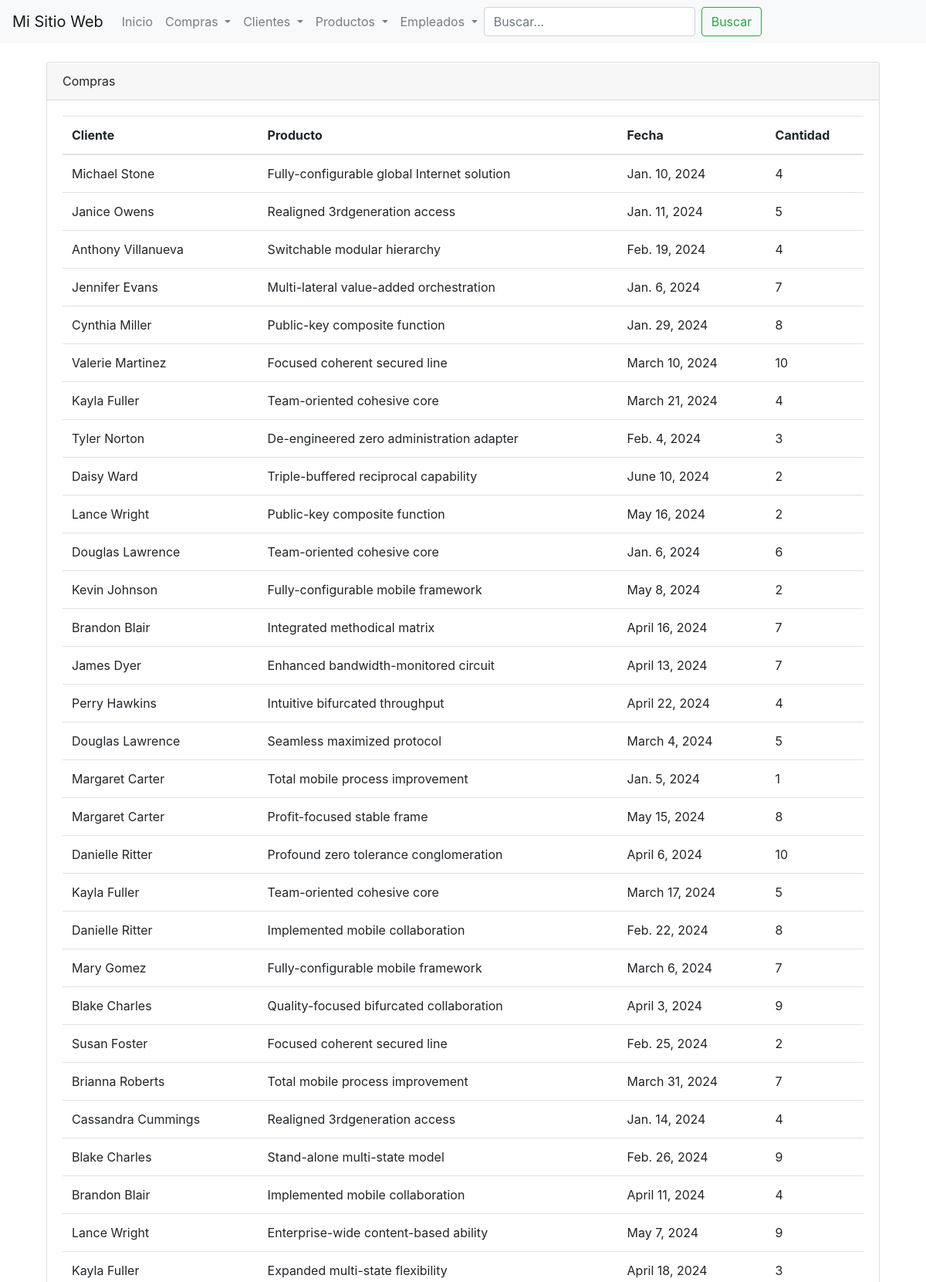
The app's page /compras/ (upper part) with its own data.
### webapp/models.py (models this page shows, shortened)
class Compra(models.Model):
    cliente = models.ForeignKey(Cliente, on_delete=models.CASCADE)
    producto = models.ForeignKey(Producto, on_delete=models.CASCADE)
    fecha = models.DateField()
    cantidad = models.IntegerField()

class Persona(models.Model):
    nombre = models.CharField(max_length=100, default='Nombre')
    apellido = models.CharField(max_length=100, default='Apellido')
    edad = models.IntegerField(default=0)
    ciudad = models.CharField(max_length=100, default='Ciudad')
    class Meta:
        abstract = True

class Cliente(Persona):
    email = models.EmailField()
    direccion = models.CharField(max_length=255, default='Direccion')
    telefono = models.CharField(max_length=20, default='0000000000')

class Producto(models.Model):
    nombre = models.CharField(max_length=100)
    descripcion = models.TextField()
    precio = models.DecimalField(max_digits=10, decimal_places=2)
    stock = models.IntegerField()

### webapp/views.py (the view)
# urls.py: path('compras/', views.lista_compras, name='lista_compras'),
def lista_compras(request):
    compras = Compra.objects.all()
    return render(request, 'webapp/lista_compras.html', {'compras': compras})

### webapp/templates/webapp/lista_compras.html (shortened to what this page needs)
{% extends 'webapp/base.html' %}
{% block content %}
<div class="container">
    <div class="card">
        <div class="card-header">
            Compras
        </div>
        <div class="card-body">
            <table class="table table-hover">
                <thead>
                    <tr>
                        <th scope="col">Cliente</th>
                        <th scope="col">Producto</th>
                        <th scope="col">Fecha</th>
                        <th scope="col">Cantidad</th>
                    </tr>
                </thead>
                <tbody>
                    {% for compra in compras %}
                    <tr>
                        <td>{{ compra.cliente.nombre }} {{ compra.cliente.apellido }}</td>
                        <td>{{ compra.producto.nombre }}</td>
                        <td>{{ compra.fecha }}</td>
                        <td>{{ compra.cantidad }}</td>
                    </tr>
                    {% endfor %}
                </tbody>
            </table>
        </div>
    </div>
</div>
{% endblock %}

### records on screen
Compra: cliente.nombre "Michael", cliente.apellido "Stone", producto.nombre "Fully-configurable global Internet solution", fecha "Jan. 10, 2024", cantidad "4"
Compra: cliente.nombre "Janice", cliente.apellido "Owens", producto.nombre "Realigned 3rdgeneration access", fecha "Jan. 11, 2024", cantidad "5"
Compra: cliente.nombre "Anthony", cliente.apellido "Villanueva", producto.nombre "Switchable modular hierarchy", fecha "Feb. 19, 2024", cantidad "4"
Compra: cliente.nombre "Jennifer", cliente.apellido "Evans", producto.nombre "Multi-lateral value-added orchestration", fecha "Jan. 6, 2024", cantidad "7"
Compra: cliente.nombre "Cynthia", cliente.apellido "Miller", producto.nombre "Public-key composite function", fecha "Jan. 29, 2024", cantidad "8"
Compra: cliente.nombre "Valerie", cliente.apellido "Martinez", producto.nombre "Focused coherent secured line", fecha "March 10, 2024", cantidad "10"
Compra: cliente.nombre "Kayla", cliente.apellido "Fuller", producto.nombre "Team-oriented cohesive core", fecha "March 21, 2024", cantidad "4"
Compra: cliente.nombre "Tyler", cliente.apellido "Norton", producto.nombre "De-engineered zero administration adapter", fecha "Feb. 4, 2024", cantidad "3"
Compra: cliente.nombre "Daisy", cliente.apellido "Ward", producto.nombre "Triple-buffered reciprocal capability", fecha "June 10, 2024", cantidad "2"
Compra: cliente.nombre "Lance", cliente.apellido "Wright", producto.nombre "Public-key composite function", fecha "May 16, 2024", cantidad "2"
Compra: cliente.nombre "Douglas", cliente.apellido "Lawrence", producto.nombre "Team-oriented cohesive core", fecha "Jan. 6, 2024", cantidad "6"
Compra: cliente.nombre "Kevin", cliente.apellido "Johnson", producto.nombre "Fully-configurable mobile framework", fecha "May 8, 2024", cantidad "2"
Compra: cliente.nombre "Brandon", cliente.apellido "Blair", producto.nombre "Integrated methodical matrix", fecha "April 16, 2024", cantidad "7"
Compra: cliente.nombre "James", cliente.apellido "Dyer", producto.nombre "Enhanced bandwidth-monitored circuit", fecha "April 13, 2024", cantidad "7"
Compra: cliente.nombre "Perry", cliente.apellido "Hawkins", producto.nombre "Intuitive bifurcated throughput", fecha "April 22, 2024", cantidad "4"
Compra: cliente.nombre "Douglas", cliente.apellido "Lawrence", producto.nombre "Seamless maximized protocol", fecha "March 4, 2024", cantidad "5"
Compra: cliente.nombre "Margaret", cliente.apellido "Carter", producto.nombre "Total mobile process improvement", fecha "Jan. 5, 2024", cantidad "1"
Compra: cliente.nombre "Margaret", cliente.apellido "Carter", producto.nombre "Profit-focused stable frame", fecha "May 15, 2024", cantidad "8"
Compra: cliente.nombre "Danielle", cliente.apellido "Ritter", producto.nombre "Profound zero tolerance conglomeration", fecha "April 6, 2024", cantidad "10"
Compra: cliente.nombre "Kayla", cliente.apellido "Fuller", producto.nombre "Team-oriented cohesive core", fecha "March 17, 2024", cantidad "5"
Compra: cliente.nombre "Danielle", cliente.apellido "Ritter", producto.nombre "Implemented mobile collaboration", fecha "Feb. 22, 2024", cantidad "8"
Compra: cliente.nombre "Mary", cliente.apellido "Gomez", producto.nombre "Fully-configurable mobile framework", fecha "March 6, 2024", cantidad "7"
Compra: cliente.nombre "Blake", cliente.apellido "Charles", producto.nombre "Quality-focused bifurcated collaboration", fecha "April 3, 2024", cantidad "9"
Compra: cliente.nombre "Susan", cliente.apellido "Foster", producto.nombre "Focused coherent secured line", fecha "Feb. 25, 2024", cantidad "2"
Compra: cliente.nombre "Brianna", cliente.apellido "Roberts", producto.nombre "Total mobile process improvement", fecha "March 31, 2024", cantidad "7"
Compra: cliente.nombre "Cassandra", cliente.apellido "Cummings", producto.nombre "Realigned 3rdgeneration access", fecha "Jan. 14, 2024", cantidad "4"
Compra: cliente.nombre "Blake", cliente.apellido "Charles", producto.nombre "Stand-alone multi-state model", fecha "Feb. 26, 2024", cantidad "9"
Compra: cliente.nombre "Brandon", cliente.apellido "Blair", producto.nombre "Implemented mobile collaboration", fecha "April 11, 2024", cantidad "4"
Compra: cliente.nombre "Lance", cliente.apellido "Wright", producto.nombre "Enterprise-wide content-based ability", fecha "May 7, 2024", cantidad "9"
Compra: cliente.nombre "Kayla", cliente.apellido "Fuller", producto.nombre "Expanded multi-state flexibility", fecha "April 18, 2024", cantidad "3"
